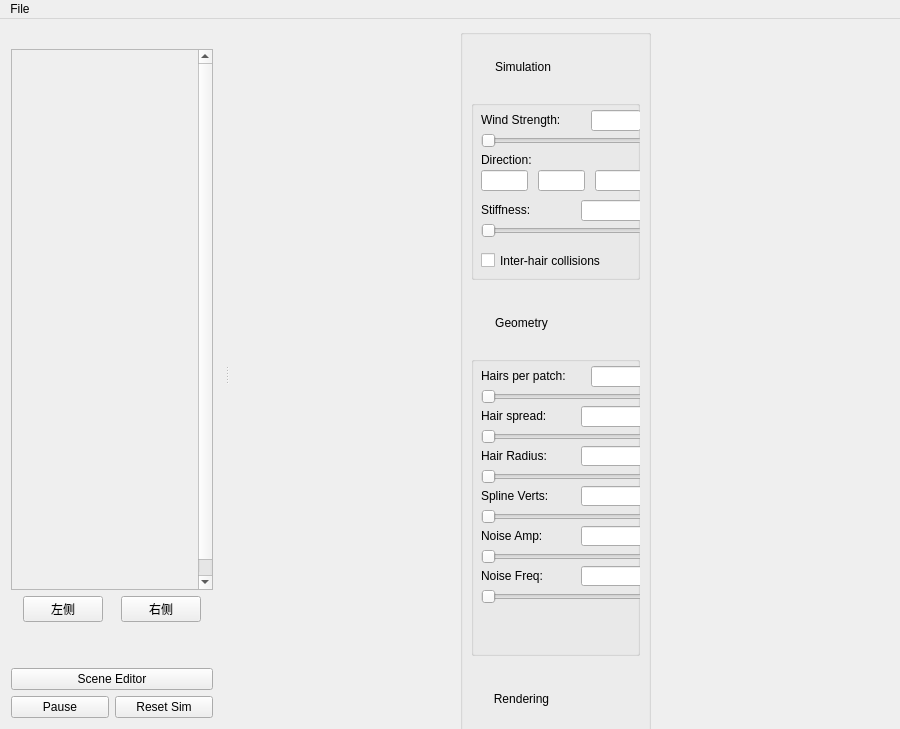
<?xml version="1.0" encoding="UTF-8"?>
<ui version="4.0">
 <class>MainWindow</class>
 <widget class="QMainWindow" name="MainWindow">
  <property name="geometry">
   <rect>
    <x>0</x>
    <y>0</y>
    <width>900</width>
    <height>729</height>
   </rect>
  </property>
  <property name="windowTitle">
   <string>Hair</string>
  </property>
  <widget class="QWidget" name="centralWidget">
   <widget class="QGroupBox" name="controlsBox">
    <property name="geometry">
     <rect>
      <x>230</x>
      <y>10</y>
      <width>191</width>
      <height>1000</height>
     </rect>
    </property>
    <property name="minimumSize">
     <size>
      <width>180</width>
      <height>1000</height>
     </size>
    </property>
    <property name="maximumSize">
     <size>
      <width>200</width>
      <height>1000</height>
     </size>
    </property>
    <property name="styleSheet">
     <string notr="true"/>
    </property>
    <property name="title">
     <string/>
    </property>
    <widget class="QWidget" name="verticalLayoutWidget">
     <property name="geometry">
      <rect>
       <x>0</x>
       <y>0</y>
       <width>191</width>
       <height>1131</height>
      </rect>
     </property>
     <layout class="QVBoxLayout" name="testHolder">
      <item>
       <widget class="QPushButton" name="showHideGroupSim">
        <property name="maximumSize">
         <size>
          <width>104</width>
          <height>30</height>
         </size>
        </property>
        <property name="styleSheet">
         <string notr="true">border: none</string>
        </property>
        <property name="text">
         <string>Simulation</string>
        </property>
        <property name="icon">
         <iconset resource="../images/images.qrc">
          <normaloff>:/images/chevron_up.png</normaloff>
          <normalon>:/images/chevron_down.png</normalon>:/images/chevron_up.png</iconset>
        </property>
        <property name="iconSize">
         <size>
          <width>16</width>
          <height>16</height>
         </size>
        </property>
       </widget>
      </item>
      <item>
       <widget class="QGroupBox" name="groupSim">
        <property name="minimumSize">
         <size>
          <width>0</width>
          <height>180</height>
         </size>
        </property>
        <property name="maximumSize">
         <size>
          <width>16777215</width>
          <height>180</height>
         </size>
        </property>
        <property name="title">
         <string/>
        </property>
        <property name="alignment">
         <set>Qt::AlignLeading|Qt::AlignLeft|Qt::AlignTop</set>
        </property>
        <widget class="QLabel" name="label_6">
         <property name="geometry">
          <rect>
           <x>10</x>
           <y>10</y>
           <width>101</width>
           <height>20</height>
          </rect>
         </property>
         <property name="maximumSize">
          <size>
           <width>180</width>
           <height>20</height>
          </size>
         </property>
         <property name="text">
          <string>Wind Strength:</string>
         </property>
        </widget>
        <widget class="QLineEdit" name="inputWindMagnitude">
         <property name="geometry">
          <rect>
           <x>120</x>
           <y>10</y>
           <width>50</width>
           <height>21</height>
          </rect>
         </property>
         <property name="minimumSize">
          <size>
           <width>50</width>
           <height>0</height>
          </size>
         </property>
         <property name="maximumSize">
          <size>
           <width>50</width>
           <height>16777215</height>
          </size>
         </property>
         <property name="text">
          <string/>
         </property>
         <property name="readOnly">
          <bool>false</bool>
         </property>
        </widget>
        <widget class="QSlider" name="sliderWindMagnitude">
         <property name="geometry">
          <rect>
           <x>10</x>
           <y>30</y>
           <width>161</width>
           <height>22</height>
          </rect>
         </property>
         <property name="minimum">
          <number>1</number>
         </property>
         <property name="maximum">
          <number>2000</number>
         </property>
         <property name="orientation">
          <enum>Qt::Horizontal</enum>
         </property>
        </widget>
        <widget class="QCheckBox" name="frictionSimCheckBox">
         <property name="geometry">
          <rect>
           <x>10</x>
           <y>150</y>
           <width>163</width>
           <height>21</height>
          </rect>
         </property>
         <property name="text">
          <string>Inter-hair collisions</string>
         </property>
        </widget>
        <widget class="QSlider" name="sliderStiffness">
         <property name="geometry">
          <rect>
           <x>10</x>
           <y>120</y>
           <width>161</width>
           <height>22</height>
          </rect>
         </property>
         <property name="minimum">
          <number>0</number>
         </property>
         <property name="maximum">
          <number>1000</number>
         </property>
         <property name="orientation">
          <enum>Qt::Horizontal</enum>
         </property>
        </widget>
        <widget class="QLabel" name="label_11">
         <property name="geometry">
          <rect>
           <x>10</x>
           <y>100</y>
           <width>101</width>
           <height>20</height>
          </rect>
         </property>
         <property name="maximumSize">
          <size>
           <width>180</width>
           <height>20</height>
          </size>
         </property>
         <property name="text">
          <string>Stiffness:</string>
         </property>
        </widget>
        <widget class="QLineEdit" name="inputStiffness">
         <property name="geometry">
          <rect>
           <x>110</x>
           <y>100</y>
           <width>61</width>
           <height>21</height>
          </rect>
         </property>
         <property name="minimumSize">
          <size>
           <width>50</width>
           <height>0</height>
          </size>
         </property>
         <property name="maximumSize">
          <size>
           <width>100</width>
           <height>16777215</height>
          </size>
         </property>
         <property name="text">
          <string/>
         </property>
         <property name="readOnly">
          <bool>false</bool>
         </property>
        </widget>
        <widget class="QLabel" name="label_8">
         <property name="geometry">
          <rect>
           <x>10</x>
           <y>50</y>
           <width>101</width>
           <height>20</height>
          </rect>
         </property>
         <property name="maximumSize">
          <size>
           <width>180</width>
           <height>20</height>
          </size>
         </property>
         <property name="text">
          <string>Direction:</string>
         </property>
        </widget>
        <widget class="QLineEdit" name="inputWindDirectionX">
         <property name="geometry">
          <rect>
           <x>10</x>
           <y>70</y>
           <width>47</width>
           <height>21</height>
          </rect>
         </property>
         <property name="minimumSize">
          <size>
           <width>40</width>
           <height>0</height>
          </size>
         </property>
         <property name="maximumSize">
          <size>
           <width>50</width>
           <height>16777215</height>
          </size>
         </property>
         <property name="text">
          <string/>
         </property>
         <property name="readOnly">
          <bool>false</bool>
         </property>
        </widget>
        <widget class="QLineEdit" name="inputWindDirectionY">
         <property name="geometry">
          <rect>
           <x>67</x>
           <y>70</y>
           <width>47</width>
           <height>21</height>
          </rect>
         </property>
         <property name="minimumSize">
          <size>
           <width>40</width>
           <height>0</height>
          </size>
         </property>
         <property name="maximumSize">
          <size>
           <width>50</width>
           <height>16777215</height>
          </size>
         </property>
         <property name="text">
          <string/>
         </property>
         <property name="readOnly">
          <bool>false</bool>
         </property>
        </widget>
        <widget class="QLineEdit" name="inputWindDirectionZ">
         <property name="geometry">
          <rect>
           <x>124</x>
           <y>70</y>
           <width>47</width>
           <height>21</height>
          </rect>
         </property>
         <property name="minimumSize">
          <size>
           <width>40</width>
           <height>0</height>
          </size>
         </property>
         <property name="maximumSize">
          <size>
           <width>50</width>
           <height>16777215</height>
          </size>
         </property>
         <property name="text">
          <string/>
         </property>
         <property name="readOnly">
          <bool>false</bool>
         </property>
        </widget>
       </widget>
      </item>
      <item>
       <spacer name="horizontalSpacer_2">
        <property name="orientation">
         <enum>Qt::Horizontal</enum>
        </property>
        <property name="sizeHint" stdset="0">
         <size>
          <width>40</width>
          <height>10</height>
         </size>
        </property>
       </spacer>
      </item>
      <item>
       <widget class="QPushButton" name="showHideGroupTess">
        <property name="maximumSize">
         <size>
          <width>101</width>
          <height>30</height>
         </size>
        </property>
        <property name="styleSheet">
         <string notr="true">border: none;</string>
        </property>
        <property name="text">
         <string>Geometry</string>
        </property>
        <property name="icon">
         <iconset resource="../images/images.qrc">
          <normaloff>:/images/chevron_up.png</normaloff>
          <normalon>:/images/chevron_down.png</normalon>:/images/chevron_up.png</iconset>
        </property>
        <property name="iconSize">
         <size>
          <width>16</width>
          <height>16</height>
         </size>
        </property>
       </widget>
      </item>
      <item>
       <widget class="QGroupBox" name="groupTess">
        <property name="minimumSize">
         <size>
          <width>0</width>
          <height>260</height>
         </size>
        </property>
        <property name="maximumSize">
         <size>
          <width>16777215</width>
          <height>300</height>
         </size>
        </property>
        <property name="title">
         <string/>
        </property>
        <widget class="QLabel" name="label_2">
         <property name="geometry">
          <rect>
           <x>10</x>
           <y>130</y>
           <width>166</width>
           <height>20</height>
          </rect>
         </property>
         <property name="maximumSize">
          <size>
           <width>180</width>
           <height>20</height>
          </size>
         </property>
         <property name="text">
          <string>Spline Verts:</string>
         </property>
        </widget>
        <widget class="QSlider" name="sliderHairRadius">
         <property name="geometry">
          <rect>
           <x>10</x>
           <y>110</y>
           <width>171</width>
           <height>22</height>
          </rect>
         </property>
         <property name="minimum">
          <number>1</number>
         </property>
         <property name="maximum">
          <number>100</number>
         </property>
         <property name="orientation">
          <enum>Qt::Horizontal</enum>
         </property>
        </widget>
        <widget class="QLineEdit" name="inputSplineVertices">
         <property name="geometry">
          <rect>
           <x>110</x>
           <y>130</y>
           <width>71</width>
           <height>20</height>
          </rect>
         </property>
         <property name="maximumSize">
          <size>
           <width>100</width>
           <height>16777215</height>
          </size>
         </property>
         <property name="readOnly">
          <bool>false</bool>
         </property>
        </widget>
        <widget class="QLabel" name="label_3">
         <property name="geometry">
          <rect>
           <x>10</x>
           <y>90</y>
           <width>166</width>
           <height>20</height>
          </rect>
         </property>
         <property name="maximumSize">
          <size>
           <width>180</width>
           <height>20</height>
          </size>
         </property>
         <property name="text">
          <string>Hair Radius:</string>
         </property>
        </widget>
        <widget class="QSlider" name="sliderSplineVertices">
         <property name="geometry">
          <rect>
           <x>10</x>
           <y>150</y>
           <width>171</width>
           <height>22</height>
          </rect>
         </property>
         <property name="minimum">
          <number>2</number>
         </property>
         <property name="maximum">
          <number>64</number>
         </property>
         <property name="orientation">
          <enum>Qt::Horizontal</enum>
         </property>
        </widget>
        <widget class="QLineEdit" name="inputHairsPerPatch">
         <property name="geometry">
          <rect>
           <x>120</x>
           <y>10</y>
           <width>61</width>
           <height>21</height>
          </rect>
         </property>
         <property name="maximumSize">
          <size>
           <width>100</width>
           <height>16777215</height>
          </size>
         </property>
         <property name="readOnly">
          <bool>false</bool>
         </property>
        </widget>
        <widget class="QLabel" name="label">
         <property name="geometry">
          <rect>
           <x>10</x>
           <y>10</y>
           <width>100</width>
           <height>20</height>
          </rect>
         </property>
         <property name="maximumSize">
          <size>
           <width>110</width>
           <height>20</height>
          </size>
         </property>
         <property name="text">
          <string>Hairs per patch:</string>
         </property>
        </widget>
        <widget class="QLineEdit" name="inputHairRadius">
         <property name="geometry">
          <rect>
           <x>110</x>
           <y>90</y>
           <width>71</width>
           <height>20</height>
          </rect>
         </property>
         <property name="minimumSize">
          <size>
           <width>50</width>
           <height>0</height>
          </size>
         </property>
         <property name="maximumSize">
          <size>
           <width>100</width>
           <height>16777215</height>
          </size>
         </property>
         <property name="readOnly">
          <bool>false</bool>
         </property>
        </widget>
        <widget class="QSlider" name="sliderHairsPerPatch">
         <property name="geometry">
          <rect>
           <x>10</x>
           <y>30</y>
           <width>171</width>
           <height>22</height>
          </rect>
         </property>
         <property name="minimum">
          <number>1</number>
         </property>
         <property name="maximum">
          <number>64</number>
         </property>
         <property name="orientation">
          <enum>Qt::Horizontal</enum>
         </property>
        </widget>
        <widget class="QLabel" name="label_5">
         <property name="geometry">
          <rect>
           <x>10</x>
           <y>170</y>
           <width>166</width>
           <height>20</height>
          </rect>
         </property>
         <property name="maximumSize">
          <size>
           <width>180</width>
           <height>20</height>
          </size>
         </property>
         <property name="text">
          <string>Noise Amp:</string>
         </property>
        </widget>
        <widget class="QLineEdit" name="inputNoiseAmp">
         <property name="geometry">
          <rect>
           <x>110</x>
           <y>170</y>
           <width>71</width>
           <height>20</height>
          </rect>
         </property>
         <property name="minimumSize">
          <size>
           <width>50</width>
           <height>0</height>
          </size>
         </property>
         <property name="maximumSize">
          <size>
           <width>100</width>
           <height>16777215</height>
          </size>
         </property>
         <property name="text">
          <string/>
         </property>
         <property name="readOnly">
          <bool>false</bool>
         </property>
        </widget>
        <widget class="QLabel" name="label_7">
         <property name="geometry">
          <rect>
           <x>10</x>
           <y>210</y>
           <width>166</width>
           <height>20</height>
          </rect>
         </property>
         <property name="maximumSize">
          <size>
           <width>180</width>
           <height>20</height>
          </size>
         </property>
         <property name="text">
          <string>Noise Freq:</string>
         </property>
        </widget>
        <widget class="QSlider" name="sliderNoiseAmp">
         <property name="geometry">
          <rect>
           <x>10</x>
           <y>190</y>
           <width>171</width>
           <height>22</height>
          </rect>
         </property>
         <property name="minimum">
          <number>1</number>
         </property>
         <property name="maximum">
          <number>100</number>
         </property>
         <property name="orientation">
          <enum>Qt::Horizontal</enum>
         </property>
        </widget>
        <widget class="QLineEdit" name="inputNoiseFreq">
         <property name="geometry">
          <rect>
           <x>110</x>
           <y>210</y>
           <width>71</width>
           <height>20</height>
          </rect>
         </property>
         <property name="minimumSize">
          <size>
           <width>50</width>
           <height>0</height>
          </size>
         </property>
         <property name="maximumSize">
          <size>
           <width>100</width>
           <height>16777215</height>
          </size>
         </property>
         <property name="text">
          <string/>
         </property>
         <property name="readOnly">
          <bool>false</bool>
         </property>
        </widget>
        <widget class="QSlider" name="sliderNoiseFreq">
         <property name="geometry">
          <rect>
           <x>10</x>
           <y>230</y>
           <width>171</width>
           <height>22</height>
          </rect>
         </property>
         <property name="minimum">
          <number>1</number>
         </property>
         <property name="maximum">
          <number>100</number>
         </property>
         <property name="orientation">
          <enum>Qt::Horizontal</enum>
         </property>
        </widget>
        <widget class="QLabel" name="label_4">
         <property name="geometry">
          <rect>
           <x>10</x>
           <y>50</y>
           <width>100</width>
           <height>20</height>
          </rect>
         </property>
         <property name="maximumSize">
          <size>
           <width>110</width>
           <height>20</height>
          </size>
         </property>
         <property name="text">
          <string>Hair spread:</string>
         </property>
        </widget>
        <widget class="QSlider" name="sliderHairGroupSpread">
         <property name="geometry">
          <rect>
           <x>10</x>
           <y>70</y>
           <width>171</width>
           <height>22</height>
          </rect>
         </property>
         <property name="minimum">
          <number>1</number>
         </property>
         <property name="maximum">
          <number>1000</number>
         </property>
         <property name="orientation">
          <enum>Qt::Horizontal</enum>
         </property>
        </widget>
        <widget class="QLineEdit" name="inputHairGroupSpread">
         <property name="geometry">
          <rect>
           <x>110</x>
           <y>50</y>
           <width>71</width>
           <height>21</height>
          </rect>
         </property>
         <property name="maximumSize">
          <size>
           <width>100</width>
           <height>16777215</height>
          </size>
         </property>
         <property name="readOnly">
          <bool>false</bool>
         </property>
        </widget>
       </widget>
      </item>
      <item>
       <spacer name="horizontalSpacer">
        <property name="orientation">
         <enum>Qt::Horizontal</enum>
        </property>
        <property name="sizeHint" stdset="0">
         <size>
          <width>40</width>
          <height>10</height>
         </size>
        </property>
       </spacer>
      </item>
      <item>
       <widget class="QPushButton" name="showHideGroupRender">
        <property name="maximumSize">
         <size>
          <width>101</width>
          <height>30</height>
         </size>
        </property>
        <property name="styleSheet">
         <string notr="true">border: none;
</string>
        </property>
        <property name="text">
         <string>Rendering</string>
        </property>
        <property name="icon">
         <iconset resource="../images/images.qrc">
          <normaloff>:/images/chevron_up.png</normaloff>
          <normalon>:/images/chevron_down.png</normalon>:/images/chevron_up.png</iconset>
        </property>
        <property name="iconSize">
         <size>
          <width>16</width>
          <height>16</height>
         </size>
        </property>
       </widget>
      </item>
      <item>
       <widget class="QGroupBox" name="groupRender">
        <property name="minimumSize">
         <size>
          <width>0</width>
          <height>400</height>
         </size>
        </property>
        <property name="maximumSize">
         <size>
          <width>16777215</width>
          <height>400</height>
         </size>
        </property>
        <property name="title">
         <string/>
        </property>
        <widget class="QCheckBox" name="shadowCheckBox">
         <property name="geometry">
          <rect>
           <x>10</x>
           <y>210</y>
           <width>91</width>
           <height>21</height>
          </rect>
         </property>
         <property name="text">
          <string>Shadows</string>
         </property>
        </widget>
        <widget class="QCheckBox" name="supersampleCheckBox">
         <property name="geometry">
          <rect>
           <x>10</x>
           <y>360</y>
           <width>187</width>
           <height>21</height>
          </rect>
         </property>
         <property name="text">
          <string>Supersampling</string>
         </property>
        </widget>
        <widget class="QGroupBox" name="groupBox_2">
         <property name="geometry">
          <rect>
           <x>0</x>
           <y>0</y>
           <width>181</width>
           <height>100</height>
          </rect>
         </property>
         <property name="maximumSize">
          <size>
           <width>16777215</width>
           <height>100</height>
          </size>
         </property>
         <property name="title">
          <string> Hair Color (hsv)</string>
         </property>
         <widget class="QSlider" name="sliderHairColorR">
          <property name="geometry">
           <rect>
            <x>10</x>
            <y>30</y>
            <width>111</width>
            <height>22</height>
           </rect>
          </property>
          <property name="maximum">
           <number>2550</number>
          </property>
          <property name="orientation">
           <enum>Qt::Horizontal</enum>
          </property>
         </widget>
         <widget class="QSlider" name="sliderHairColorG">
          <property name="geometry">
           <rect>
            <x>10</x>
            <y>50</y>
            <width>111</width>
            <height>22</height>
           </rect>
          </property>
          <property name="maximum">
           <number>2550</number>
          </property>
          <property name="orientation">
           <enum>Qt::Horizontal</enum>
          </property>
         </widget>
         <widget class="QSlider" name="sliderHairColorB">
          <property name="geometry">
           <rect>
            <x>10</x>
            <y>70</y>
            <width>111</width>
            <height>22</height>
           </rect>
          </property>
          <property name="maximum">
           <number>2550</number>
          </property>
          <property name="orientation">
           <enum>Qt::Horizontal</enum>
          </property>
         </widget>
         <widget class="QLineEdit" name="inputHairColorR">
          <property name="geometry">
           <rect>
            <x>130</x>
            <y>30</y>
            <width>51</width>
            <height>21</height>
           </rect>
          </property>
          <property name="maximumSize">
           <size>
            <width>100</width>
            <height>16777215</height>
           </size>
          </property>
          <property name="readOnly">
           <bool>false</bool>
          </property>
         </widget>
         <widget class="QLineEdit" name="inputHairColorG">
          <property name="geometry">
           <rect>
            <x>130</x>
            <y>50</y>
            <width>51</width>
            <height>21</height>
           </rect>
          </property>
          <property name="maximumSize">
           <size>
            <width>100</width>
            <height>16777215</height>
           </size>
          </property>
          <property name="readOnly">
           <bool>false</bool>
          </property>
         </widget>
         <widget class="QLineEdit" name="inputHairColorB">
          <property name="geometry">
           <rect>
            <x>130</x>
            <y>70</y>
            <width>51</width>
            <height>21</height>
           </rect>
          </property>
          <property name="maximumSize">
           <size>
            <width>100</width>
            <height>16777215</height>
           </size>
          </property>
          <property name="readOnly">
           <bool>false</bool>
          </property>
         </widget>
        </widget>
        <widget class="QSlider" name="sliderShadowIntensity">
         <property name="geometry">
          <rect>
           <x>10</x>
           <y>230</y>
           <width>171</width>
           <height>22</height>
          </rect>
         </property>
         <property name="minimum">
          <number>1</number>
         </property>
         <property name="maximum">
          <number>1000</number>
         </property>
         <property name="orientation">
          <enum>Qt::Horizontal</enum>
         </property>
        </widget>
        <widget class="QLineEdit" name="inputShadowIntensity">
         <property name="geometry">
          <rect>
           <x>120</x>
           <y>210</y>
           <width>61</width>
           <height>20</height>
          </rect>
         </property>
         <property name="minimumSize">
          <size>
           <width>50</width>
           <height>0</height>
          </size>
         </property>
         <property name="maximumSize">
          <size>
           <width>100</width>
           <height>16777215</height>
          </size>
         </property>
         <property name="text">
          <string/>
         </property>
         <property name="readOnly">
          <bool>false</bool>
         </property>
        </widget>
        <widget class="QLabel" name="label_9">
         <property name="geometry">
          <rect>
           <x>10</x>
           <y>160</y>
           <width>101</width>
           <height>20</height>
          </rect>
         </property>
         <property name="maximumSize">
          <size>
           <width>180</width>
           <height>20</height>
          </size>
         </property>
         <property name="text">
          <string>Specular Level:</string>
         </property>
        </widget>
        <widget class="QLineEdit" name="inputSpecularIntensity">
         <property name="geometry">
          <rect>
           <x>120</x>
           <y>160</y>
           <width>61</width>
           <height>20</height>
          </rect>
         </property>
         <property name="minimumSize">
          <size>
           <width>50</width>
           <height>0</height>
          </size>
         </property>
         <property name="maximumSize">
          <size>
           <width>100</width>
           <height>16777215</height>
          </size>
         </property>
         <property name="text">
          <string/>
         </property>
         <property name="readOnly">
          <bool>false</bool>
         </property>
        </widget>
        <widget class="QSlider" name="sliderSpecularIntensity">
         <property name="geometry">
          <rect>
           <x>10</x>
           <y>180</y>
           <width>171</width>
           <height>22</height>
          </rect>
         </property>
         <property name="minimum">
          <number>1</number>
         </property>
         <property name="maximum">
          <number>100</number>
         </property>
         <property name="orientation">
          <enum>Qt::Horizontal</enum>
         </property>
        </widget>
        <widget class="QLineEdit" name="inputDiffuseIntensity">
         <property name="geometry">
          <rect>
           <x>120</x>
           <y>110</y>
           <width>61</width>
           <height>20</height>
          </rect>
         </property>
         <property name="minimumSize">
          <size>
           <width>50</width>
           <height>0</height>
          </size>
         </property>
         <property name="maximumSize">
          <size>
           <width>100</width>
           <height>16777215</height>
          </size>
         </property>
         <property name="text">
          <string/>
         </property>
         <property name="readOnly">
          <bool>false</bool>
         </property>
        </widget>
        <widget class="QLabel" name="label_10">
         <property name="geometry">
          <rect>
           <x>10</x>
           <y>110</y>
           <width>101</width>
           <height>20</height>
          </rect>
         </property>
         <property name="maximumSize">
          <size>
           <width>180</width>
           <height>20</height>
          </size>
         </property>
         <property name="text">
          <string>Diffuse Level:</string>
         </property>
        </widget>
        <widget class="QSlider" name="sliderDiffuseIntensity">
         <property name="geometry">
          <rect>
           <x>10</x>
           <y>130</y>
           <width>171</width>
           <height>22</height>
          </rect>
         </property>
         <property name="minimum">
          <number>1</number>
         </property>
         <property name="maximum">
          <number>100</number>
         </property>
         <property name="orientation">
          <enum>Qt::Horizontal</enum>
         </property>
        </widget>
        <widget class="QLineEdit" name="inputTransparency">
         <property name="geometry">
          <rect>
           <x>129</x>
           <y>260</y>
           <width>51</width>
           <height>20</height>
          </rect>
         </property>
         <property name="minimumSize">
          <size>
           <width>20</width>
           <height>0</height>
          </size>
         </property>
         <property name="maximumSize">
          <size>
           <width>100</width>
           <height>16777215</height>
          </size>
         </property>
         <property name="text">
          <string/>
         </property>
         <property name="readOnly">
          <bool>false</bool>
         </property>
        </widget>
        <widget class="QSlider" name="sliderTransparency">
         <property name="geometry">
          <rect>
           <x>10</x>
           <y>280</y>
           <width>171</width>
           <height>22</height>
          </rect>
         </property>
         <property name="minimum">
          <number>0</number>
         </property>
         <property name="maximum">
          <number>500</number>
         </property>
         <property name="orientation">
          <enum>Qt::Horizontal</enum>
         </property>
        </widget>
        <widget class="QCheckBox" name="transparencyCheckBox">
         <property name="geometry">
          <rect>
           <x>10</x>
           <y>260</y>
           <width>121</width>
           <height>21</height>
          </rect>
         </property>
         <property name="text">
          <string>Transparency</string>
         </property>
        </widget>
        <widget class="QLineEdit" name="inputHairColorVariation">
         <property name="geometry">
          <rect>
           <x>129</x>
           <y>310</y>
           <width>51</width>
           <height>20</height>
          </rect>
         </property>
         <property name="minimumSize">
          <size>
           <width>0</width>
           <height>0</height>
          </size>
         </property>
         <property name="maximumSize">
          <size>
           <width>100</width>
           <height>16777215</height>
          </size>
         </property>
         <property name="text">
          <string/>
         </property>
         <property name="readOnly">
          <bool>false</bool>
         </property>
        </widget>
        <widget class="QSlider" name="sliderHairColorVariation">
         <property name="geometry">
          <rect>
           <x>10</x>
           <y>330</y>
           <width>171</width>
           <height>22</height>
          </rect>
         </property>
         <property name="minimum">
          <number>1</number>
         </property>
         <property name="maximum">
          <number>4000</number>
         </property>
         <property name="orientation">
          <enum>Qt::Horizontal</enum>
         </property>
        </widget>
        <widget class="QCheckBox" name="hairColorVariationCheckBox">
         <property name="geometry">
          <rect>
           <x>10</x>
           <y>310</y>
           <width>121</width>
           <height>21</height>
          </rect>
         </property>
         <property name="text">
          <string>Color Variety</string>
         </property>
        </widget>
       </widget>
      </item>
     </layout>
    </widget>
   </widget>
  </widget>
  <widget class="QMenuBar" name="menuBar">
   <property name="geometry">
    <rect>
     <x>0</x>
     <y>0</y>
     <width>900</width>
     <height>28</height>
    </rect>
   </property>
   <widget class="QMenu" name="menuFile">
    <property name="title">
     <string>File</string>
    </property>
    <addaction name="actionReset_All_Values"/>
    <addaction name="actionQuit"/>
   </widget>
   <addaction name="menuFile"/>
  </widget>
  <widget class="QDockWidget" name="settingsDock">
   <property name="minimumSize">
    <size>
     <width>224</width>
     <height>700</height>
    </size>
   </property>
   <property name="features">
    <set>QDockWidget::DockWidgetMovable</set>
   </property>
   <attribute name="dockWidgetArea">
    <number>1</number>
   </attribute>
   <widget class="QWidget" name="settingsDockContent">
    <property name="autoFillBackground">
     <bool>false</bool>
    </property>
    <layout class="QVBoxLayout" name="settingsLayout">
     <item>
      <widget class="QScrollArea" name="scrollArea">
       <property name="minimumSize">
        <size>
         <width>200</width>
         <height>0</height>
        </size>
       </property>
       <property name="maximumSize">
        <size>
         <width>16777215</width>
         <height>1000</height>
        </size>
       </property>
       <property name="verticalScrollBarPolicy">
        <enum>Qt::ScrollBarAlwaysOn</enum>
       </property>
       <property name="horizontalScrollBarPolicy">
        <enum>Qt::ScrollBarAlwaysOff</enum>
       </property>
       <property name="widgetResizable">
        <bool>false</bool>
       </property>
       <property name="alignment">
        <set>Qt::AlignLeading|Qt::AlignLeft|Qt::AlignTop</set>
       </property>
       <widget class="QWidget" name="scrollAreaWidgetContents">
        <property name="geometry">
         <rect>
          <x>0</x>
          <y>0</y>
          <width>178</width>
          <height>556</height>
         </rect>
        </property>
       </widget>
      </widget>
     </item>
     <item>
      <layout class="QHBoxLayout" name="horizontalLayout_2">
       <item>
        <widget class="QPushButton" name="left_hair">
         <property name="sizePolicy">
          <sizepolicy hsizetype="Fixed" vsizetype="Fixed">
           <horstretch>0</horstretch>
           <verstretch>0</verstretch>
          </sizepolicy>
         </property>
         <property name="text">
          <string>左侧</string>
         </property>
        </widget>
       </item>
       <item>
        <widget class="QPushButton" name="right_hair">
         <property name="sizePolicy">
          <sizepolicy hsizetype="Fixed" vsizetype="Fixed">
           <horstretch>6</horstretch>
           <verstretch>0</verstretch>
          </sizepolicy>
         </property>
         <property name="text">
          <string>右侧</string>
         </property>
        </widget>
       </item>
      </layout>
     </item>
     <item>
      <widget class="QLabel" name="fpsLabel">
       <property name="enabled">
        <bool>true</bool>
       </property>
       <property name="sizePolicy">
        <sizepolicy hsizetype="Preferred" vsizetype="Preferred">
         <horstretch>0</horstretch>
         <verstretch>0</verstretch>
        </sizepolicy>
       </property>
       <property name="text">
        <string/>
       </property>
      </widget>
     </item>
     <item>
      <widget class="QLabel" name="statsLabel">
       <property name="text">
        <string/>
       </property>
      </widget>
     </item>
     <item>
      <widget class="QPushButton" name="sceneEditorButton">
       <property name="text">
        <string>Scene Editor</string>
       </property>
      </widget>
     </item>
     <item>
      <layout class="QHBoxLayout" name="horizontalLayout">
       <item>
        <widget class="QPushButton" name="pauseButton">
         <property name="text">
          <string>Pause</string>
         </property>
        </widget>
       </item>
       <item>
        <widget class="QPushButton" name="buttonResetSim">
         <property name="maximumSize">
          <size>
           <width>16777215</width>
           <height>16777215</height>
          </size>
         </property>
         <property name="text">
          <string>Reset Sim</string>
         </property>
        </widget>
       </item>
      </layout>
     </item>
    </layout>
   </widget>
  </widget>
  <action name="actionQuit">
   <property name="text">
    <string>Quit</string>
   </property>
   <property name="shortcut">
    <string>Ctrl+Q</string>
   </property>
  </action>
  <action name="actionReset_All_Values">
   <property name="text">
    <string>Reset All Values</string>
   </property>
  </action>
 </widget>
 <layoutdefault spacing="6" margin="11"/>
 <resources>
  <include location="../images/images.qrc"/>
 </resources>
 <connections/>
</ui>
